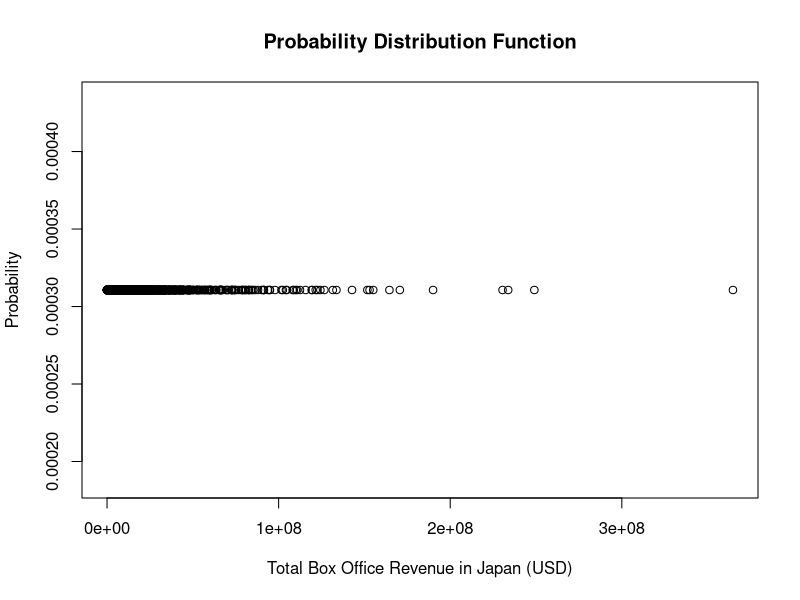
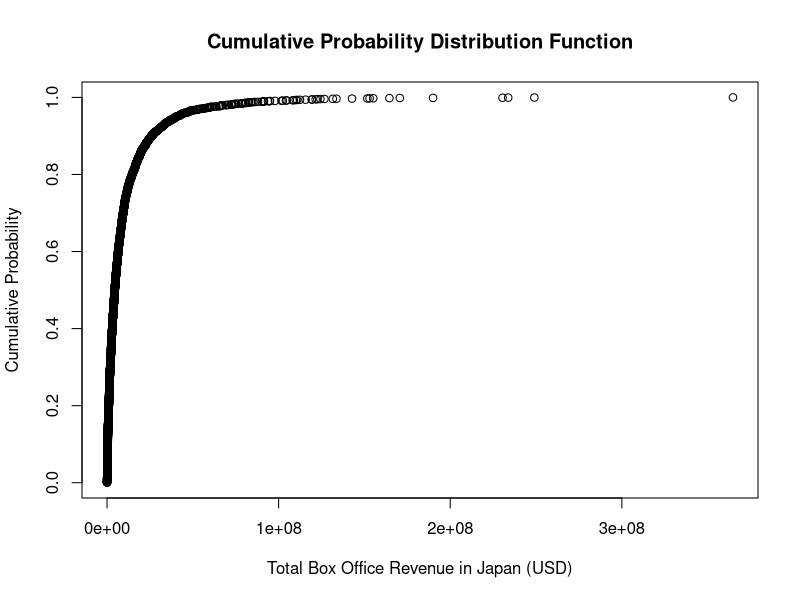
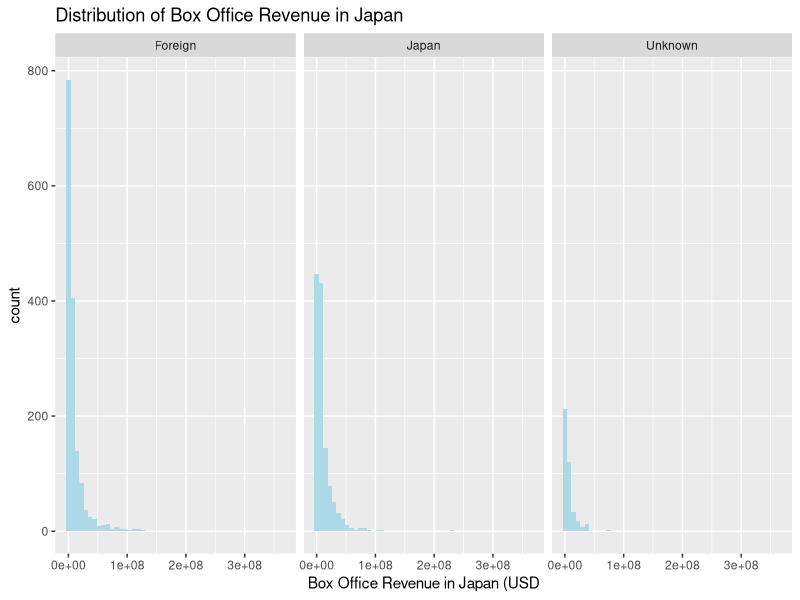
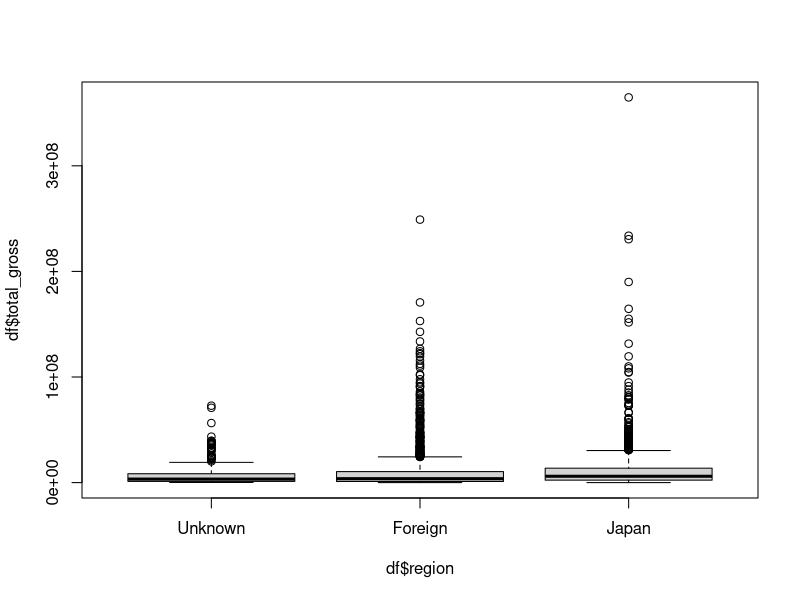

These charts were generated, in order, by the following R code:
## ---- chunk 1
#| label: setup
#| warning: false

library(tidyverse)
library(dplyr)

knitr::opts_chunk$set(echo = TRUE)
## ---- chunk 2

# load packages
library(dplyr)
library(ggplot2)
#install.packages("tidyverse")
library(tidyverse)

## ---- chunk 3
# Read in data
df <- read_csv("data_ErikaNagai/movies_update.csv")
df <- df %>% arrange(total_gross)

str(df)
## ---- chunk 4
# probability density of Box Office revenue in Japan 


probability <- rep(1/3219, 3219)

plot(x = df$total_gross,
     y = probability,
     main = 'Probability Distribution Function',
     xlab = 'Total Box Office Revenue in Japan (USD)',
     ylab = 'Probability')

## ---- chunk 5

cum_probability <- cumsum(probability)
plot(x = df$total_gross,
     y = cum_probability,
     main = 'Cumulative Probability Distribution Function',
     xlab = 'Total Box Office Revenue in Japan (USD)',
     ylab = 'Cumulative Probability')


## ---- chunk 6
print(summary(df$total_gross))
## ---- chunk 7
print(sd(df$total_gross))
## ---- chunk 8
df_foreign <- df %>% 
  filter(region == "Foreign")

summary(df_foreign$total_gross)

## ---- chunk 9
sd(df_foreign$total_gross)
## ---- chunk 10
df_domestic <- df %>% 
  filter(region == "Japan")

summary(df_domestic$total_gross)

## ---- chunk 11
sd(df_domestic$total_gross)
## ---- chunk 12

# Difference in means
gap_mean <- mean(df_domestic$total_gross) - mean(df_foreign$total_gross)

gap_se <- sqrt(df_domestic$total_gross/count(df_domestic) + df_foreign$total_gross/count(df_domestic))

gap_ci_l <- gap_mean - 1.96 * gap_se
gap_ci_u <- gap_mean + 1.96 * gap_se

results = cbind(gap_mean, gap_se, gap_ci_l, gap_ci_u)
colnames(results) <- c("gap_mean", "gap_se", "gap_ci_l", "gap_ci_u")
print(results)
## ---- chunk 13
df %>%
  ggplot(aes(x = total_gross)) +
  geom_histogram(bins=50, fill='lightblue') +
  facet_wrap(~region) +
  labs(title="Distribution of Box Office Revenue in Japan",
       x = "Box Office Revenue in Japan (USD")


## ---- chunk 14
df$region <- factor(df$region, levels=c("Unknown", "Foreign", "Japan"))
model <- lm(df$total_gross~ df$region)
summary(model)
## ---- chunk 15
plot(df$total_gross ~ df$region)

